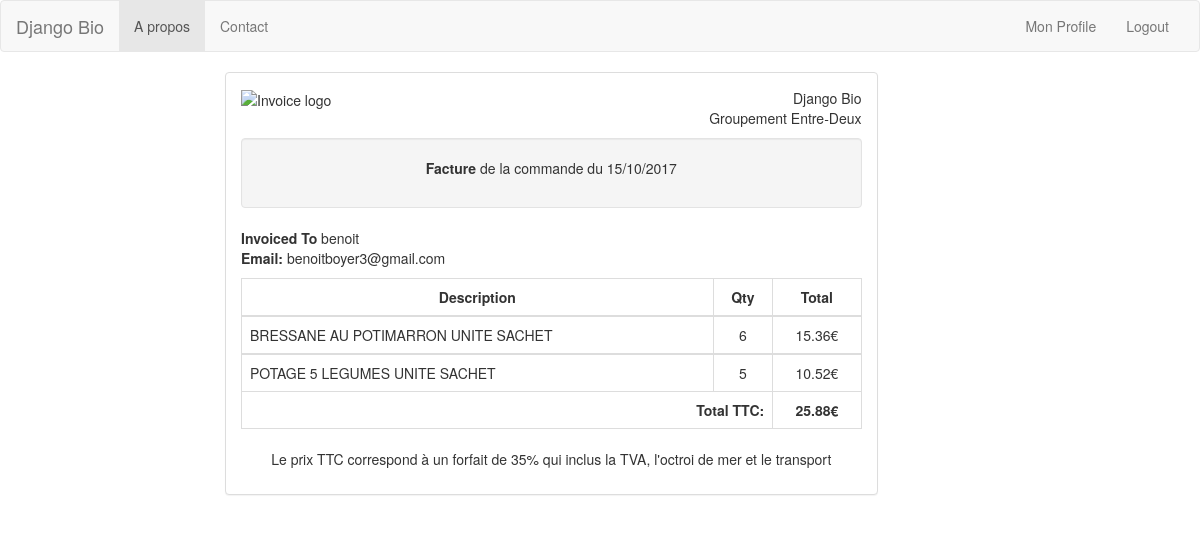
The app's page /carts/2/recap/ (signed in) with its own data.
### carts/models.py (models this page shows, shortened)
class Cart(models.Model):
	cart_user = models.ForeignKey(Profile, null=True, blank=True)
	cart_order =models.ForeignKey(Order,null=True, blank=True)
	cart_price = models.DecimalField(default=0.00, max_digits=10, decimal_places=2)
	cart_active = models.BooleanField(default=False)

class Order(models.Model):
	user = models.ManyToManyField(Profile)
	max_date = models.DateTimeField(default=timezone.now()+datetime.timedelta(days=30))
	active = models.BooleanField(default=True)

class CartItem(models.Model):
	cart = models.ForeignKey(Cart,on_delete=models.CASCADE)
	product = models.ForeignKey(Product,on_delete=models.CASCADE)
	cart_item_name = models.CharField(max_length=80, null=True)
	cart_item_total = models.DecimalField(default=0.00, max_digits=10, decimal_places=2)
	cart_item_quantity = models.IntegerField(default=0)
	timestamp = models.DateTimeField(auto_now_add=True)

### profiles/models.py (models this page shows, shortened)
class Profile(models.Model):
    user = models.OneToOneField(User, on_delete=models.CASCADE)
    def email(self):
    	return self.user.email
    def name(self):
    	return self.user.username

### carts/views.py (the view)
# urls.py: url(r'^(?P<cart_id>[0-9]+)/recap/$',views.recap_cart,name="recap" ),
def recap_cart(request,cart_id):
	cart=get_object_or_404(Cart,pk=cart_id)
	cart_profile=cart.cart_user
	if (request.user.id == cart_profile.user.id):
		return render(request,'carts/bill.html',{'cart':cart})
	else:
		raise Http404

### carts/templates/carts/bill.html
{% extends "base.html" %}
{% block content %}
<div class="row invoice row-printable">
    <div class="col-md-7 col-md-offset-2">
        <div class="panel panel-default plain" id="dash_0">
            <div class="panel-body p30">
                <div class="row">
                    <div class="col-lg-6">
                        <div class="invoice-logo"><img src="http://themes.suggelab.com/dash/img/logo-blue.png" alt="Invoice logo"></div>
                    </div>
                    <div class="col-lg-6">
                        <div class="invoice-from">
                            <ul class="list-unstyled text-right">
                                <li>Django Bio</li>
                                <li>Groupement Entre-Deux</li>
                            </ul>
                        </div>
                    </div>
                    <div class="col-lg-12">
                        <div class="invoice-details mt25">
                            <div class="well">
                                    <p class="text-center"><strong>Facture</strong> de la commande du {{cart.cart_order.max_date|date:"d/m/Y"}}</p>
                            </div>
                        </div>
                        <div class="invoice-to mt25">
                            <ul class="list-unstyled">
                                <li><strong>Invoiced To </strong>{{cart.cart_user.name}}</li>
                                <li><strong>Email: </strong>{{cart.cart_user.email}}</li>
                            </ul>
                        </div>
                        <div class="invoice-items">
                            <div class="table-responsive" style="overflow: hidden; outline: none;" tabindex="0">
                                <table class="table table-bordered">
                                    <thead>
                                        <tr>
                                            <th class="per70 text-center">Description</th>
                                            <th class="per5 text-center">Qty</th>
                                            <th class="per25 text-center">Total</th>
                                        </tr>
                                    </thead>
                                    {% for item in cart.cartitem_set.all  %}
                                    <tbody>
                                        <tr>
                                            <td>{{item.cart_item_name}}</td>
                                            <td class="text-center">{{item.cart_item_quantity}}</td>
                                            <td class="text-center">{{item.cart_item_total}}€</td>
                                        </tr>
                                    </tbody>
                                    {% endfor %}
                                    <tfoot>
                                        <tr>
                                            <th colspan="2" class="text-right">Total TTC:</th>
                                            <th class="text-center">{{cart.cart_price}}€</th>
                                        </tr>
                                    </tfoot>
                                </table>
                            </div>
                        </div>
                        <div class="invoice-footer mt25">
                            <p class="text-center">Le prix TTC correspond à un forfait de 35% qui inclus la TVA, l'octroi de mer et le transport</p>
                        </div>
                    </div>
                </div>
            </div>
        </div>
    </div>
</div>
{% endblock content %}

### records on screen
Cart: cart_order.max_date "15/10/2017", cart_user.name "benoit", cart_user.email "benoitboyer3@gmail.com", cart_price "25.88"
CartItem: cart_item_name "BRESSANE AU POTIMARRON UNITE SACHET", cart_item_quantity "6", cart_item_total "15.36"
CartItem: cart_item_name "POTAGE 5 LEGUMES UNITE SACHET", cart_item_quantity "5", cart_item_total "10.52"
